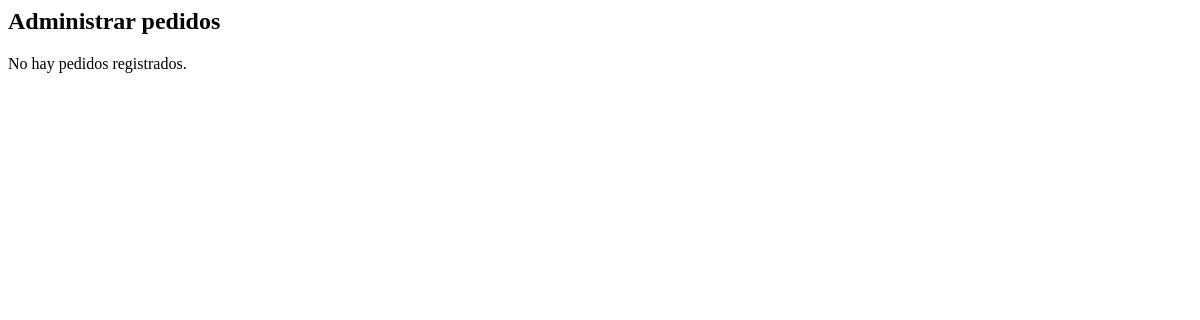
Before: /admin/vistas/paginas/pedidos.php with the older database file.
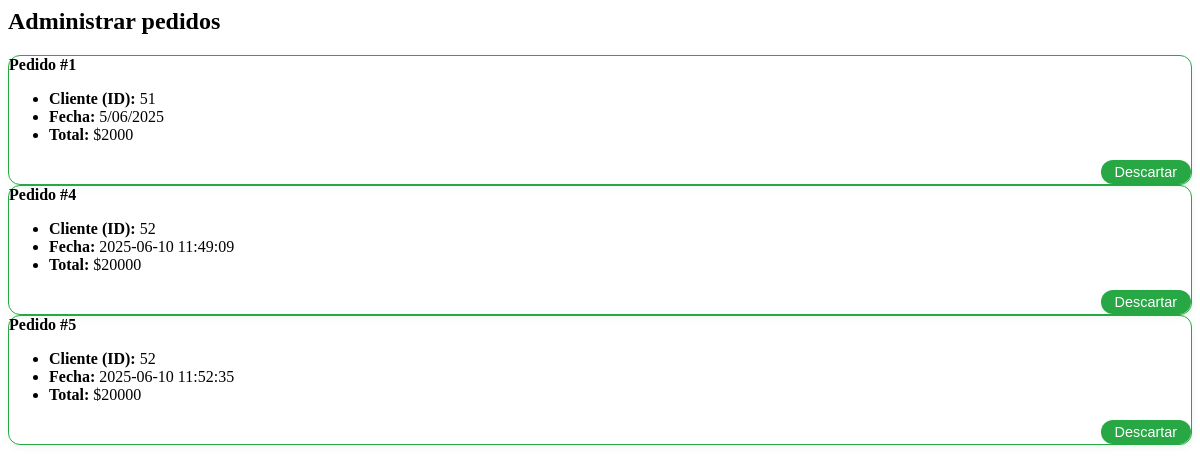
After: the same page with the newer database file.
### tables this page shows
CREATE TABLE `pedido` (
  `id_pedido` int(11) NOT NULL,
  `fecha` varchar(200) DEFAULT NULL,
  `id_usuario` int(11) DEFAULT NULL,
  `total` decimal(10,0) NOT NULL,
  `estado` varchar(200) NOT NULL
);

### admin/controlador/pedidos.controlador.php (called while the page is built, shortened)
<?php
class ctrPedidos
{
    public static function ctrMostrarPedidos()
    {
        require_once __DIR__ . '/../modelo/pedidos.modelo.php';
        $tabla = "pedido";
        $respuesta = mdlPedidos::mdlMostrarPedidos($tabla);
        return $respuesta;
    }
}
?>

### admin/modelo/conexion.php (called while the page is built)
<?php
class Conexion
{
    public static function conectar()
    {
        try {
            $link = new PDO("mysql:host=localhost;dbname=platanea_db;charset=utf8mb4", "root", "");
            $link->setAttribute(PDO::ATTR_ERRMODE, PDO::ERRMODE_EXCEPTION);
            return $link;
        } catch (PDOException $e) {
            die("Error en la conexión: " . $e->getMessage());
        }
    }
}
?>

### admin/modelo/pedidos.modelo.php (called while the page is built, shortened)
<?php
require_once("conexion.php");
class mdlPedidos
{
    public static function mdlMostrarPedidos($tabla)
    {
        $stmt = Conexion::conectar()->prepare("SELECT * FROM $tabla");
        $stmt->execute();
        $resultado = $stmt->fetchAll(PDO::FETCH_ASSOC);
        return $resultado;
    }
}
?>

### admin/vistas/paginas/pedidos.php (the view, shortened to what this page needs)
<?php
require_once "modelo/pedidos.modelo.php";
require_once "controlador/pedidos.controlador.php";
$pedidos = ctrPedidos::ctrMostrarPedidos();
?>
<link rel="stylesheet" href="vistas/css/pedidos.css">
<div class="content-wrapper" style="min-height: 717px">
    <section class="content-header">
        <div class="container-fluid">
            <div class="row mb-2">
                <div class="col-sm-6">
                    <h1>Administrar pedidos</h1>
                </div>
            </div>
        </div>
    </section>
    <section class="content">
        <div class="container-fluid">
            <div class="row">
                <?php if (empty($pedidos)): ?>
                    <div class="col-12">
                        <div class="alert alert-success text-center">No hay pedidos registrados.</div>
                    </div>
                <?php else: ?>
                    <?php foreach ($pedidos as $pedido): ?>
                        <div class="col-md-4 mb-4">
                            <div class="card card-pedido shadow border-success h-100 d-flex flex-column justify-content-between">
                                <div>
                                    <div class="card-header bg-success text-white">
                                        <strong>Pedido #<?php echo $pedido["id_pedido"]; ?></strong>
                                    </div>
                                    <div class="card-body pb-2">
                                        <ul class="list-group list-group-flush mb-3">
                                            <li class="list-group-item"><strong>Cliente (ID):</strong> <?php echo $pedido["id_usuario"]; ?></li>
                                            <li class="list-group-item"><strong>Fecha:</strong> <?php echo $pedido["fecha"]; ?></li>
                                            <li class="list-group-item"><strong>Total:</strong> $<?php echo $pedido["total"]; ?></li>
                                        </ul>
                                    </div>
                                </div>
                                <div class="card-footer bg-transparent border-0 d-flex justify-content-end">
                                    <form method="post" style="margin-bottom:0;">
                                        <button type="submit" class="btn btn-success btn-sm btn-descartar-responsive">Descartar</button>
                                    </form>
                                </div>
                            </div>
                        </div>
                    <?php endforeach; ?>
                <?php endif; ?>
            </div>
        </div>
    </section>
</div>

### admin/vistas/css/pedidos.css (style rules this page uses)
.card-pedido { border-radius: 12px; border: 1.5px solid #28a745; box-shadow: 0 2px 8px rgba(40,167,69,0.08); transition: box-shadow 0.2s; position: relative; }
.btn-descartar-responsive { min-width: 90px; padding: 4px 14px; font-size: 0.9rem; border-radius: 20px; background: #28a745; color: #fff; border: none; transition: background 0.2s; box-shadow: 0 1px 4px rgba(40,167,69,0.08); margin-left: auto; display: block; }

Changed rows visible on the page:
added pedido: id_pedido "1", id_usuario "51", fecha "5/06/2025", total "2000"
added pedido: id_pedido "4", id_usuario "52", fecha "2025-06-10 11:49:09", total "20000"
added pedido: id_pedido "5", id_usuario "52", fecha "2025-06-10 11:52:35", total "20000"
Other visible differences:
text no longer shown: "No hay pedidos registrados."
